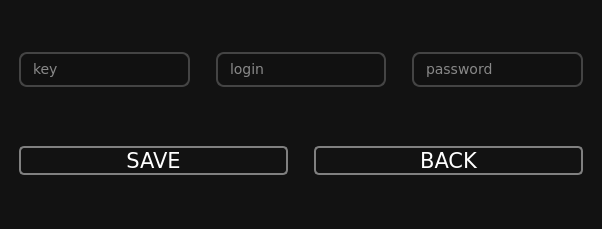
<?xml version="1.0" encoding="UTF-8"?>
<ui version="4.0">
 <class>MainWindow</class>
 <widget class="QMainWindow" name="MainWindow">
  <property name="geometry">
   <rect>
    <x>0</x>
    <y>0</y>
    <width>602</width>
    <height>229</height>
   </rect>
  </property>
  <property name="windowTitle">
   <string>MainWindow</string>
  </property>
  <property name="styleSheet">
   <string notr="true">QWidget {
    background-color: #121212;
    color: white;
    font-family: Verdana;
    font-size: 16pt;
    margin: 10px;
}

QPushButton {
    border: 2px solid gray;
    border-radius: 5px;
}

QPushButton#btn_lower, #btn_upper, #btn_digits, #btn_special {
    padding: 10px;
}

QPushButton:hover {
    border-color: #090;
}

QPushButton:pressed {
    border: 4px solid #090;
    border-radius: 5px;
}

QPushButton:checked {
	background-color: #006300;
	border-color: #090;
}

QFrame {
    border: 2px solid gray;
    border-radius: 5px;
    margin-right: 0;
}

QFrame:hover {
    border-color: #090;
}

QLineEdit {
    background-color: #111;           /* тёмный фон */
    color: #fff;                      /* текст пользователя */
    border: 2px solid #444;           /* обычная рамка */
    border-radius: 8px;
    padding: 6px 10px;
    font-size: 14px;
    selection-background-color: #555; /* выделение текста */
}

QLineEdit:focus {
    border: 2px solid #1E90FF;       /* рамка при фокусе */
}

QLineEdit::placeholder {
    color: #888;                      /* светло-серый текст плейсхолдера */
    font-style: italic;
}
QLineEdit {
    background-color: #111;           /* тёмный фон */
    color: #fff;                      /* текст пользователя */
    border: 2px solid #444;           /* обычная рамка */
    border-radius: 8px;
    padding: 6px 10px;
    font-size: 14px;
    selection-background-color: #555; /* выделение текста */
}

QLineEdit:focus {
    border: 2px solid #1E90FF;       /* рамка при фокусе */
}

QLineEdit::placeholder {
    color: #888;                      /* светло-серый текст плейсхолдера */
    font-style: italic;
}</string>
  </property>
  <widget class="QWidget" name="centralwidget">
   <layout class="QVBoxLayout" name="verticalLayout">
    <item>
     <layout class="QHBoxLayout" name="layout_input">
      <item>
       <widget class="QLineEdit" name="input_site">
        <property name="maxLength">
         <number>75</number>
        </property>
        <property name="placeholderText">
         <string>key</string>
        </property>
       </widget>
      </item>
      <item>
       <widget class="QLineEdit" name="input_login">
        <property name="maxLength">
         <number>25</number>
        </property>
        <property name="placeholderText">
         <string>login</string>
        </property>
       </widget>
      </item>
      <item>
       <widget class="QLineEdit" name="input_password">
        <property name="maxLength">
         <number>100</number>
        </property>
        <property name="placeholderText">
         <string>password</string>
        </property>
       </widget>
      </item>
     </layout>
    </item>
    <item>
     <layout class="QHBoxLayout" name="layout_main">
      <item>
       <widget class="QPushButton" name="btn_save">
        <property name="text">
         <string>SAVE</string>
        </property>
       </widget>
      </item>
      <item>
       <widget class="QPushButton" name="btn_back">
        <property name="text">
         <string>BACK</string>
        </property>
       </widget>
      </item>
     </layout>
    </item>
   </layout>
  </widget>
 </widget>
 <resources/>
 <connections/>
</ui>
